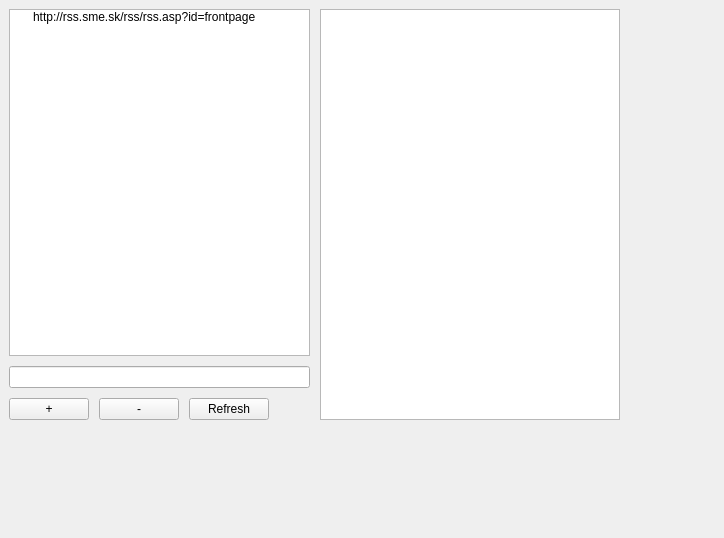
<?xml version="1.0" encoding="UTF-8"?>
<ui version="4.0">
 <class>rssClass</class>
 <widget class="QMainWindow" name="rssClass">
  <property name="geometry">
   <rect>
    <x>0</x>
    <y>0</y>
    <width>724</width>
    <height>538</height>
   </rect>
  </property>
  <property name="windowTitle">
   <string>rss</string>
  </property>
  <widget class="QWidget" name="centralWidget">
   <widget class="QWidget" name="horizontalLayoutWidget">
    <property name="geometry">
     <rect>
      <x>-1</x>
      <y>-1</y>
      <width>631</width>
      <height>431</height>
     </rect>
    </property>
    <layout class="QHBoxLayout" name="horizontalLayout">
     <property name="spacing">
      <number>10</number>
     </property>
     <property name="sizeConstraint">
      <enum>QLayout::SetMaximumSize</enum>
     </property>
     <property name="leftMargin">
      <number>10</number>
     </property>
     <property name="topMargin">
      <number>10</number>
     </property>
     <property name="rightMargin">
      <number>10</number>
     </property>
     <property name="bottomMargin">
      <number>10</number>
     </property>
     <item>
      <layout class="QVBoxLayout" name="verticalLayout">
       <property name="spacing">
        <number>10</number>
       </property>
       <property name="sizeConstraint">
        <enum>QLayout::SetDefaultConstraint</enum>
       </property>
       <item>
        <widget class="QTreeWidget" name="treeWidget">
         <attribute name="headerVisible">
          <bool>false</bool>
         </attribute>
         <column>
          <property name="text">
           <string>default</string>
          </property>
         </column>
         <item>
          <property name="text">
           <string>http://rss.sme.sk/rss/rss.asp?id=frontpage</string>
          </property>
         </item>
        </widget>
       </item>
       <item>
        <widget class="QLineEdit" name="leNewFeed"/>
       </item>
       <item>
        <layout class="QHBoxLayout" name="horizontalLayout_2">
         <property name="spacing">
          <number>10</number>
         </property>
         <item>
          <widget class="QPushButton" name="pbAdd">
           <property name="text">
            <string>+</string>
           </property>
          </widget>
         </item>
         <item>
          <widget class="QPushButton" name="pdRemove">
           <property name="text">
            <string>-</string>
           </property>
          </widget>
         </item>
         <item>
          <widget class="QPushButton" name="pbRefresh">
           <property name="text">
            <string>Refresh</string>
           </property>
          </widget>
         </item>
         <item>
          <spacer name="horizontalSpacer">
           <property name="orientation">
            <enum>Qt::Horizontal</enum>
           </property>
           <property name="sizeType">
            <enum>QSizePolicy::Expanding</enum>
           </property>
           <property name="sizeHint" stdset="0">
            <size>
             <width>40</width>
             <height>20</height>
            </size>
           </property>
          </spacer>
         </item>
        </layout>
       </item>
      </layout>
     </item>
     <item>
      <widget class="QPlainTextEdit" name="plainTextEdit"/>
     </item>
    </layout>
   </widget>
  </widget>
 </widget>
 <layoutdefault spacing="6" margin="11"/>
 <resources>
  <include location="rss.qrc"/>
 </resources>
 <connections>
  <connection>
   <sender>pbAdd</sender>
   <signal>clicked()</signal>
   <receiver>rssClass</receiver>
   <slot>onAdd()</slot>
   <hints>
    <hint type="sourcelabel">
     <x>20</x>
     <y>406</y>
    </hint>
    <hint type="destinationlabel">
     <x>31</x>
     <y>443</y>
    </hint>
   </hints>
  </connection>
  <connection>
   <sender>pdRemove</sender>
   <signal>clicked()</signal>
   <receiver>rssClass</receiver>
   <slot>onRemove()</slot>
   <hints>
    <hint type="sourcelabel">
     <x>115</x>
     <y>405</y>
    </hint>
    <hint type="destinationlabel">
     <x>147</x>
     <y>441</y>
    </hint>
   </hints>
  </connection>
  <connection>
   <sender>pbRefresh</sender>
   <signal>clicked()</signal>
   <receiver>rssClass</receiver>
   <slot>onRefresh()</slot>
   <hints>
    <hint type="sourcelabel">
     <x>196</x>
     <y>401</y>
    </hint>
    <hint type="destinationlabel">
     <x>255</x>
     <y>443</y>
    </hint>
   </hints>
  </connection>
 </connections>
 <slots>
  <slot>OnAdd()</slot>
  <slot>onRemove()</slot>
  <slot>onRefresh()</slot>
 </slots>
</ui>
